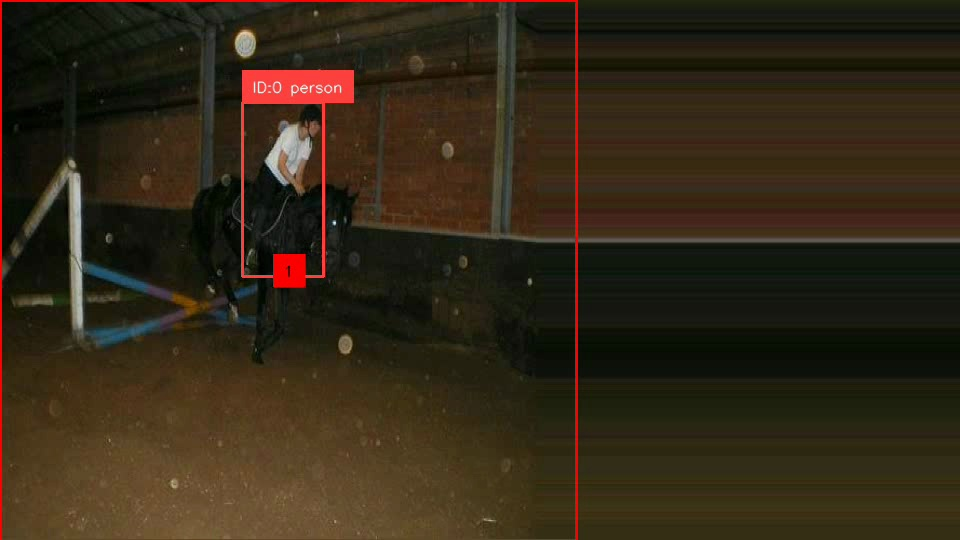
#> input picture vigent-core/demo_assets/demo1.jpg, 960 x 540 px
$ python -i b8_temporal.py   (imports and definitions only)
#> lines starting #> are read from the running program, lines starting #| are printed output that depends on the picture
### vigent-core/rfdetr_service.py
"""rf-detr 백엔드 서비스 — 웹 화면이 호출하는 탐지·추적·위험구역·VLM (permissive).

- 모델은 1회 로드해 재사용(서버 수명 동안).
- detect(): 프레임 → rf-detr 사람탐지 → ByteTrack 추적 → 위험구역 침입 판정.
- summarize(): 이벤트 프레임 → mlx-vlm 위험요약 JSON(무겁고 느림, 프론트가 드물게 호출).
전부 로컬·permissive(rfdetr/trackers Apache-2.0, supervision/mlx-vlm MIT).
"""
from __future__ import annotations

import json
import queue
import threading
from pathlib import Path
from typing import Any

import numpy as np
import runtime_config
from app_state import DETECT_LOCK  # F-14: 네이티브 추론 직렬화(RLock) — MPS 다모델 동시추론 크래시 차단
from web_util import zone_points

ROOT = Path(__file__).resolve().parent.parent


# [31 lines left out: functions _load_zone_and_threshold, _point_in_poly, not called in this run]


class RFDetrService:
    """rf-detr 탐지 + 추적 + 위험구역. 지연 로드 싱글톤."""

    def __init__(self):
        self._model = None
        self._tracker = None

    # [100 lines left out: functions _ensure, detect, detect_persons, not called in this run]


class _PinnedRunner:
    """단일 전용 데몬 스레드에서만 작업을 실행한다(호출 스레드는 결과를 기다림).

    ★F-14 근본 해소(2026-07-20, benchmarks/FINDINGS.md 참조): mlx-vlm(Apple MLX) 추론을
    FastAPI 의 '수명 짧은' 워커 스레드(anyio threadpool)에서 돌리면, 그 스레드가 teardown 될 때
    네이티브 MLX 스레드가 GIL 없이 파이썬을 호출해 프로세스가 즉사한다(`PyThreadState_Get`, exit 133).
    격리 실험으로 확정: 검출(PyTorch-MPS) 단독=생존 · VLM(MLX) 단독=크래시 · 고정스레드 경유=생존.
    → 모든 VLM 추론을 '수명=프로세스 전체'인 이 스레드에서만 실행해 스레드 teardown 자체를 없앤다.
    DETECT_LOCK 직렬화(검출과 상호배제)는 호출 스레드가 그대로 잡으므로(RLock 재진입 유지) 이 스레드는
    락을 건드리지 않는다(교차 데드락 없음)."""

    def __init__(self, name: str):
        self._q: queue.Queue = queue.Queue()
        self._t = threading.Thread(target=self._loop, name=name, daemon=True)
        self._t.start()

    def _loop(self):
        while True:
            fn, args, kw, ev, box = self._q.get()
            try:
                box[0] = fn(*args, **kw)
            except BaseException as e:  # noqa: BLE001  호출 스레드로 그대로 전파
                box[1] = e
            ev.set()

    # [10 lines left out: function run, not called in this run]


# VLM(MLX) 전용 고정 스레드 — F-14. 모든 mlx-vlm 실행은 반드시 이 스레드에서만.
_VLM_RUNNER = _PinnedRunner("vigent-vlm")


class VLMService:
    """mlx-vlm 위험요약. 지연 로드 싱글톤(무겁다). 실제 MLX 실행은 _VLM_RUNNER(고정 스레드)에서만(F-14)."""

    def __init__(self):
        self._vlm = None

    # [74 lines left out: functions _ensure, _tmp_image, _summarize_impl, wait_timeout_s, _run_vlm, _needs_detect_lock and 3 more, not called in this run]


# 서버 전역 싱글톤
rfdetr = RFDetrService()
vlm = VLMService()


# [19 lines left out: function vlm_text, not called in this run]

### benchmarks/rig_fall/b8_temporal.py
import sys, os, glob, json, math; sys.path.insert(0,"vigent-core")
os.environ["VIGENT_ALLOW_FALLBACK"]="1"
import cv2, numpy as np
from PIL import Image
SC="/private/tmp/claude-501/-Users-nohyeonseong-Desktop-VIGENT/45405339-172f-46c1-b3aa-59834ee29253/scratchpad"
FPS=24.0; DT=0.5
ZONE=(0.20,0.55,0.52,0.85); ROI=(0.27,0.60,0.42,0.80)
def cen(nb): return ((nb[0]+nb[2])/2,(nb[1]+nb[3])/2)
def cen_in(c,z): return z[0]<=c[0]<=z[2] and z[1]<=c[1]<=z[3]
import rfdetr_service
# [1 line not run here, left out]
from rfdetr.util.coco_classes import COCO_CLASSES
def zone_persons(fr, thr=0.10, up=2.0, min_h_px=15):
    H,W=fr.shape[:2]
    zx0,zy0,zx1,zy1=int(ZONE[0]*W),int(ZONE[1]*H),int(ZONE[2]*W),int(ZONE[3]*H)
    crop=fr[zy0:zy1,zx0:zx1]; ch,cw=crop.shape[:2]
    big=cv2.resize(crop,(int(cw*up),int(ch*up)))
    det=svc._model.predict(Image.fromarray(cv2.cvtColor(big,cv2.COLOR_BGR2RGB)),threshold=thr)
    out=[]
    for i in range(len(det)):
        if COCO_CLASSES[det.class_id[i]]!="person": continue
        x1,y1,x2,y2=(float(v) for v in det.xyxy[i])
        px1,py1,px2,py2=zx0+x1/up,zy0+y1/up,zx0+x2/up,zy0+y2/up
        if (py2-py1)<min_h_px: continue      # 노이즈 슬라이버 제거
        nb=[px1/W,py1/H,px2/W,py2/H]; c=cen(nb)
        if cen_in(c,ZONE): out.append(c)
    return out

MATCH=0.07; STATIC_EPS=0.025; GAP=2
def track(frames):
    tracks=[]  # {cx,cy,ss_t,maxstat,last_t,missed,in_roi}
    for fp in sorted(frames):
        fi=int(os.path.basename(fp).split(".")[0]); t=fi/FPS
        dets=zone_persons(cv2.imread(fp))
        used=set()
        for tr in tracks:
            best=None;bd=MATCH
            for j,c in enumerate(dets):
                if j in used: continue
                d=math.hypot(c[0]-tr["cx"],c[1]-tr["cy"])
                if d<bd: bd=d;best=j
            if best is not None:
                c=dets[best];used.add(best)
                disp=math.hypot(c[0]-tr["cx"],c[1]-tr["cy"])
                if disp>=STATIC_EPS: tr["ss_t"]=t          # 움직임 → 정적런 리셋
                tr["cx"],tr["cy"],tr["last_t"],tr["missed"]=c[0],c[1],t,0
                tr["maxstat"]=max(tr["maxstat"],t-tr["ss_t"])
                if cen_in(c,ROI): tr["in_roi"]=True
            else:
                tr["missed"]+=1
        tracks=[tr for tr in tracks if tr["missed"]<=GAP]
        for j,c in enumerate(dets):
            if j in used: continue
            tracks.append({"cx":c[0],"cy":c[1],"ss_t":t,"maxstat":0.0,"last_t":t,"missed":0,
                           "in_roi":cen_in(c,ROI)})
        # 닫힌 트랙도 보존하려면 별도 리스트 필요 — 여기선 활성 유지, maxstat는 계속 갱신됨
        for tr in tracks: pass
    return tracks

# 활성 트랙만으론 종료 트랙 maxstat 유실 → 전체 이력 보존판
def track_all(frames):
    active=[]; closed=[]
    for fp in sorted(frames):
        fi=int(os.path.basename(fp).split(".")[0]); t=fi/FPS
        dets=zone_persons(cv2.imread(fp)); used=set()
        for tr in active:
            best=None;bd=MATCH
            for j,c in enumerate(dets):
                if j in used: continue
                d=math.hypot(c[0]-tr["cx"],c[1]-tr["cy"])
                if d<bd: bd=d;best=j
            if best is not None:
                c=dets[best];used.add(best)
                if math.hypot(c[0]-tr["cx"],c[1]-tr["cy"])>=STATIC_EPS: tr["ss_t"]=t
                tr["cx"],tr["cy"],tr["last_t"],tr["missed"]=c[0],c[1],t,0
                tr["maxstat"]=max(tr["maxstat"],t-tr["ss_t"])
                if cen_in(c,ROI): tr["in_roi"]=True
            else: tr["missed"]+=1
        keep=[]
        for tr in active:
            (closed if tr["missed"]>GAP else keep).append(tr)
        active=keep
        for j,c in enumerate(dets):
            if j in used: continue
            active.append({"cx":c[0],"cy":c[1],"ss_t":t,"maxstat":0.0,"last_t":t,"missed":0,"in_roi":cen_in(c,ROI)})
    return active+closed

inc=track_all(sorted(glob.glob(f"{SC}/inc2/*.jpg")))
noinc=track_all(sorted(glob.glob(f"{SC}/noinc2/*.jpg")))
fallen_stat=max([tr["maxstat"] for tr in inc if tr["in_roi"]], default=0.0)
res={"params":{"fps_sample":2,"static_eps":STATIC_EPS,"match":MATCH,"gap":GAP,"zone":ZONE,"roi":ROI},
     "incident":{"n_tracks":len(inc),"fallen_max_static_s":round(fallen_stat,1)},
     "noincident":{"n_tracks":len(noinc)}, "sweep":[]}
# [7 lines not run here, left out]

>>> import cv2
>>> picture = cv2.imread('../../vigent-core/demo_assets/demo1.jpg', cv2.IMREAD_GRAYSCALE)
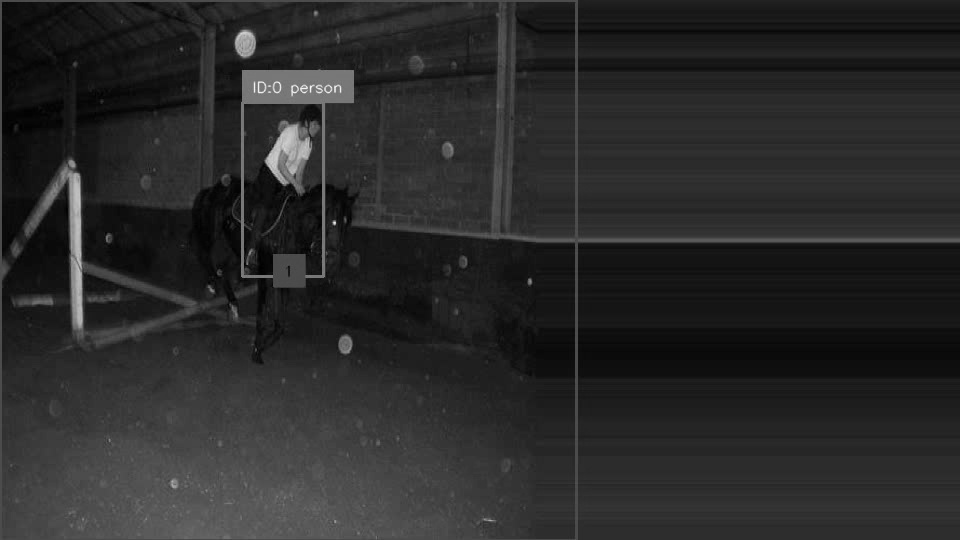
#> picture: shape (540, 960); min 0, max 252, mean 41.3
#> (the run stopped early here; a loop or call above may not have finished)
